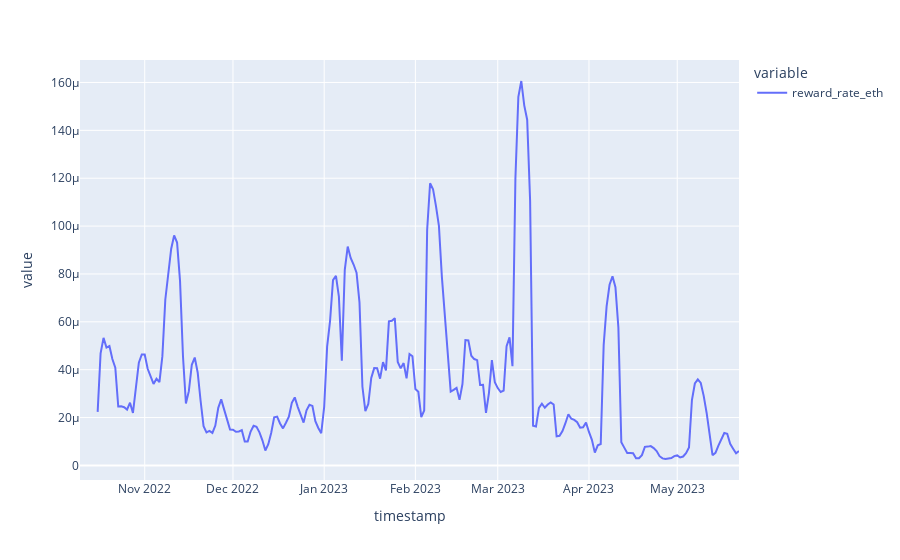

The code cell stored with this chart in its notebook:
### Code cell
px.line(limited_df['reward_rate_eth'].rolling(7).std())

### Figure 1 — Plotly figure (JSON) as saved in the notebook; plotly's stock layout.template omitted (floating-point values rounded to 4 significant figures; data arrays with more than 128 entries replaced by an {"elided": "..."} marker saying what was removed)
{"data": [{"hovertemplate": "variable=reward_rate_eth<br>timestamp=%{x}<br>value=%{y}<extra></extra>", "legendgroup": "reward_rate_eth", "line": {"color": "#636efa", "dash": "solid"}, "marker": {"symbol": "circle"}, "mode": "lines", "name": "reward_rate_eth", "orientation": "v", "showlegend": true, "type": "scatter", "x": {"elided": "223 str values"}, "xaxis": "x", "y": {"elided": "223 float values"}, "yaxis": "y"}], "layout": {"legend": {"title": {"text": "variable"}, "tracegroupgap": 0}, "margin": {"t": 60}, "xaxis": {"anchor": "y", "domain": [0, 1], "title": {"text": "timestamp"}}, "yaxis": {"anchor": "x", "domain": [0, 1], "title": {"text": "value"}}}}
